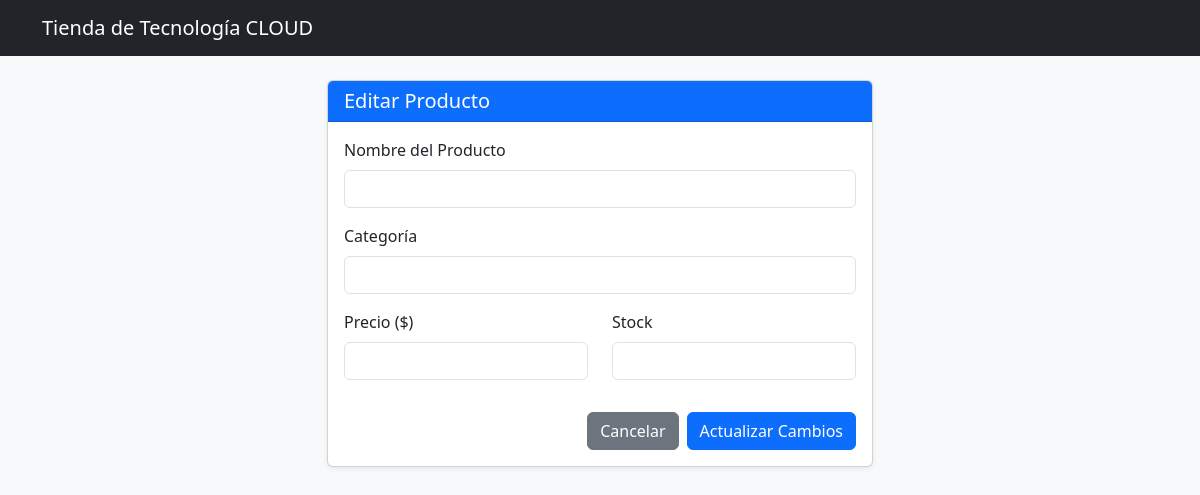
The page /editar/11 on the database as committed earlier.
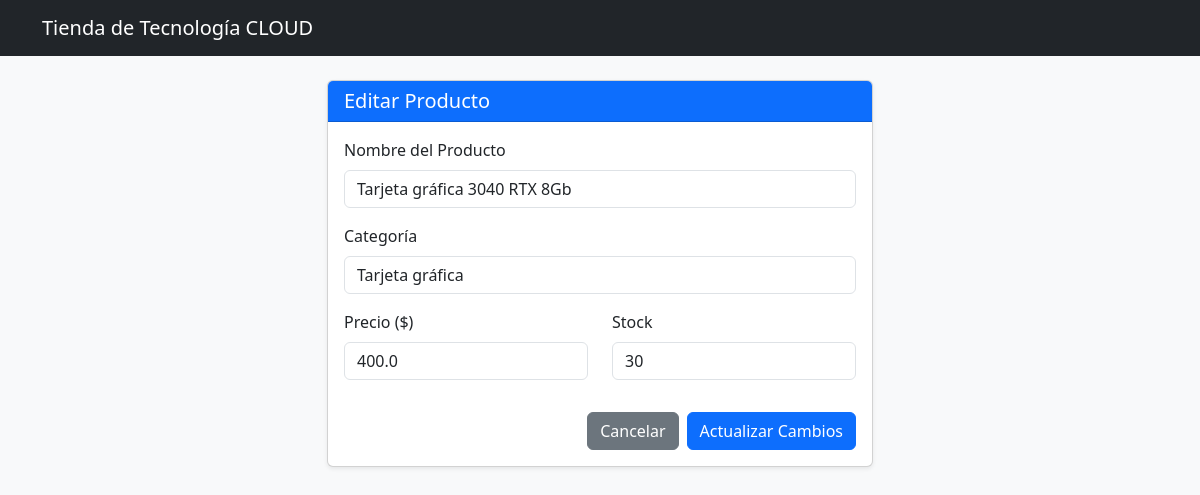
The same page on the database as committed later.
### tables this page shows
CREATE TABLE productos 
        (
            id INTEGER PRIMARY KEY AUTOINCREMENT,
            nombre TEXT NOT NULL,
            categoria TEXT NOT NULL,
            precio REAL NOT NULL,
            stock INTEGER NOT NULL
        );

### app.py (the view, shortened to what this page needs)
@app.route('/editar/<int:id>', methods=['GET', 'POST'])
def editar(id):
    conn = sqlite3.connect('inventario.db')
    conn.row_factory = sqlite3.Row
    cursor = conn.cursor()
    cursor.execute('SELECT * FROM productos WHERE id = ?', (id,))
    producto = cursor.fetchone()
    conn.close()
    return render_template('edit.html', producto=producto)

### templates/edit.html
{% extends "base.html" %}
{% block content %}
<div class="row justify-content-center">
    <div class="col-md-6">
        <div class="card shadow-sm">
            <div class="card-header bg-primary text-white">
                <h2 class="h5 mb-0">Editar Producto</h2>
            </div>
            <div class="card-body">
                <form action="/editar/{{ producto.id }}" method="POST">
                    <div class="mb-3">
                        <label for="nombre" class="form-label">Nombre del Producto</label>
                        <input type="text" class="form-control" id="nombre" name="nombre" value="{{ producto.nombre }}" required>
                    </div>
                    <div class="mb-3">
                        <label for="categoria" class="form-label">Categoría</label>
                        <input type="text" class="form-control" id="categoria" name="categoria" value="{{ producto.categoria }}" required>
                    </div>
                    <div class="row">
                        <div class="col-md-6 mb-3">
                            <label for="precio" class="form-label">Precio ($)</label>
                            <input type="number" step="0.01" class="form-control" id="precio" name="precio" value="{{ producto.precio }}" required>
                        </div>
                        <div class="col-md-6 mb-3">
                            <label for="stock" class="form-label">Stock</label>
                            <input type="number" class="form-control" id="stock" name="stock" value="{{ producto.stock }}" required>
                        </div>
                    </div>
                    <div class="d-grid gap-2 d-md-flex justify-content-md-end mt-3">
                        <a href="/" class="btn btn-secondary">Cancelar</a>
                        <button type="submit" class="btn btn-primary">Actualizar Cambios</button>
                    </div>
                </form>
            </div>
        </div>
    </div>
</div>
{% endblock %}

Rows that differ between the two databases and show on the page:
added productos: nombre "Tarjeta gráfica 3040 RTX 8Gb", categoria "Tarjeta gráfica", precio "400.0", stock "30"
